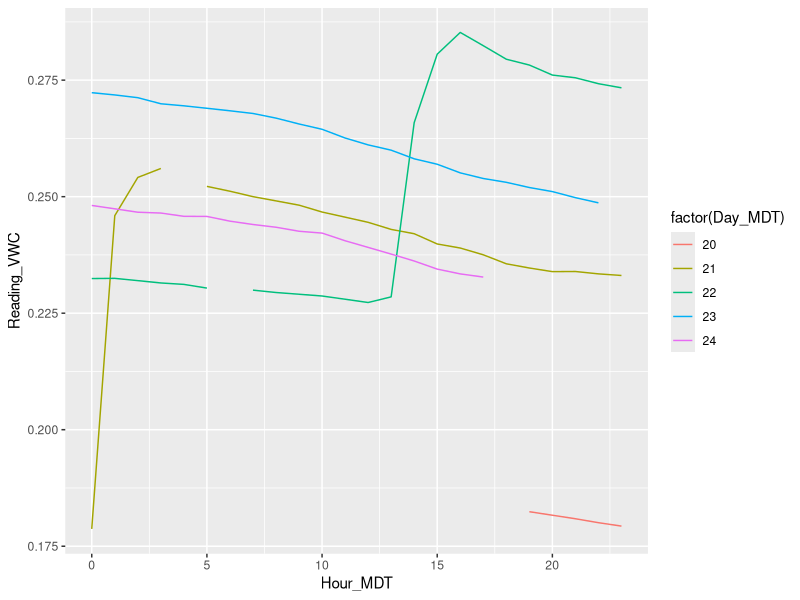
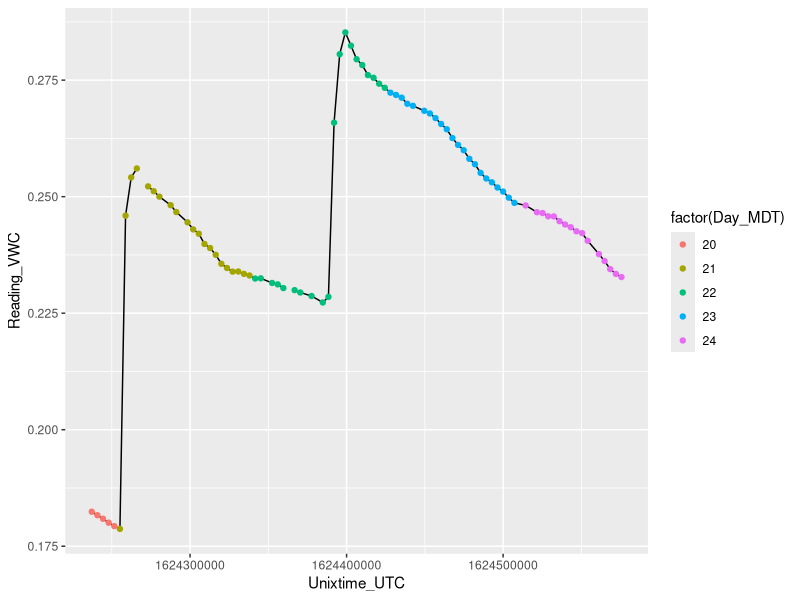
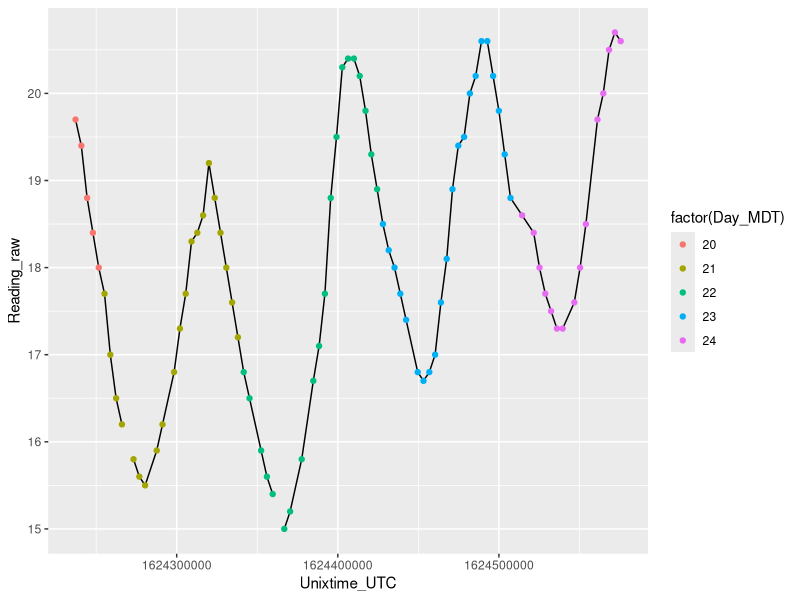
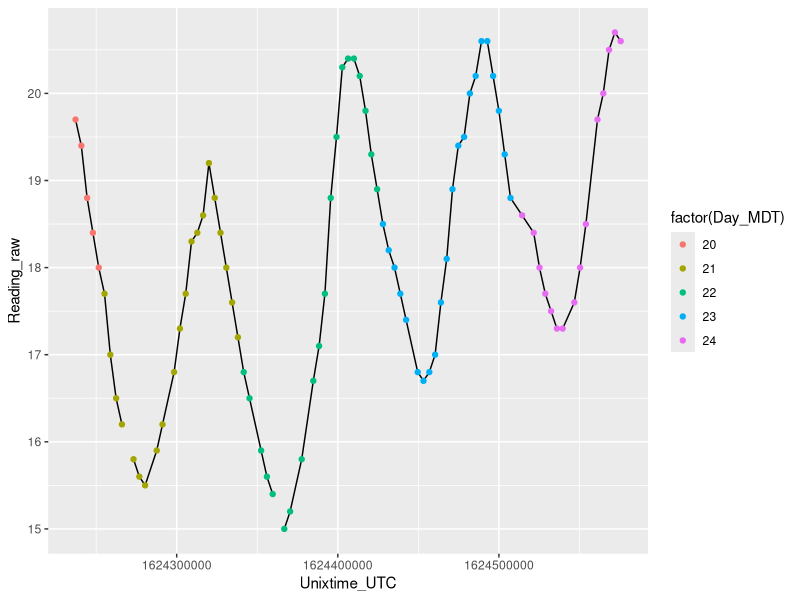
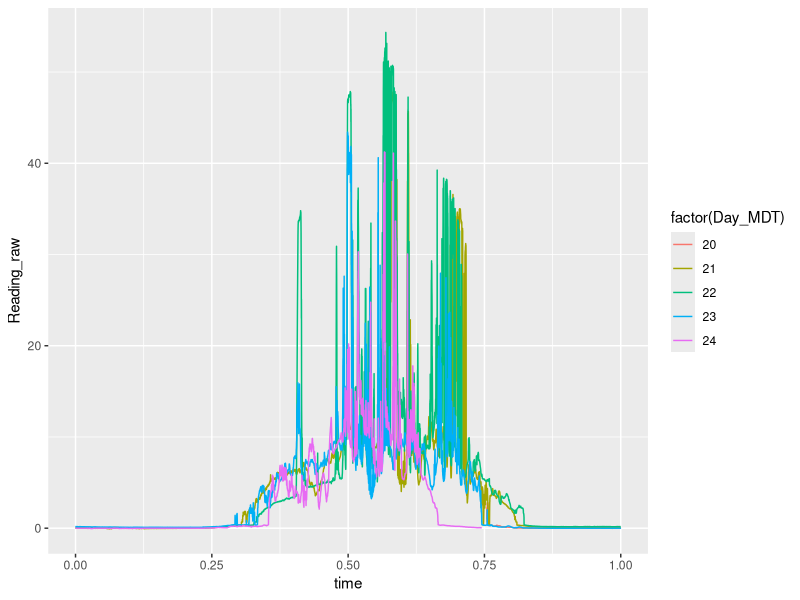

These figures' R source, in order:
# Sandbox script for reading in, mild processing, visualization of test data

library(ggplot2)
library(dplyr)
library(tidyr)

# Test data - collected in Brett's yard, June 20 - 24 2021
datatest = read.csv('sensors_and_loggers/data/DATATEST_2021-06-24.TXT')

nrow(datatest)

datatest = datatest %>%
  # Adding in MDT for readability
  mutate(Hour_MDT = Hour_UTC - 6) %>%
  mutate(Day_MDT  = Day_UTC - as.numeric(Hour_MDT < 0),
         Hour_MDT = Hour_MDT +24* as.numeric(Hour_MDT < 0)) # %>%
  # distinct(Day_UTC, Hour_UTC, Day_MDT, Hour_MDT) # line for checking that the above worked

# Get the sensor ID for the TEROS
teros.id = grep('T11', datatest$Sensor_ID, value = TRUE)[1] %>%
  gsub(pattern = 'T11\\-0000', replacement = '')

 # Some plots

datatest %>% 
  filter(Reading_type %in% ' mois') %>%
  mutate(Reading_VWC = (3.879e-4)*Reading_raw - 0.6956) %>%
  ggplot() +
  geom_line(aes(x = Hour_MDT, y = Reading_VWC,
                group = Day_MDT, colour = factor(Day_MDT)))

datatest %>% 
  filter(Reading_type %in% ' mois') %>%
  mutate(Reading_VWC = (3.879e-4)*Reading_raw - 0.6956) %>%
  ggplot(aes(x = Unixtime_UTC, y = Reading_VWC)) +
  geom_line() +
  geom_point(aes(colour = factor(Day_MDT)))

datatest %>% 
  filter(Reading_type %in% ' temp') %>%
  ggplot(aes(x = Unixtime_UTC, y = Reading_raw)) +
  geom_line() +
  geom_point(aes(colour = factor(Day_MDT)))

datatest %>% 
  filter(Reading_type %in% ' temp') %>%
  ggplot(aes(x = Unixtime_UTC, y = Reading_raw)) +
  geom_line() +
  geom_point(aes(colour = factor(Day_MDT)))

datatest %>% 
  filter(Sensor_ID %in% 'pyran', Reading_type %in% ' volt') %>%
  mutate(time = chron::as.times(paste(Hour_MDT, Minute, Second, sep = ":"))) %>%
  ggplot(aes(x = time, y = Reading_raw)) +
  geom_line(aes(group = Day_MDT, colour = factor(Day_MDT)))
